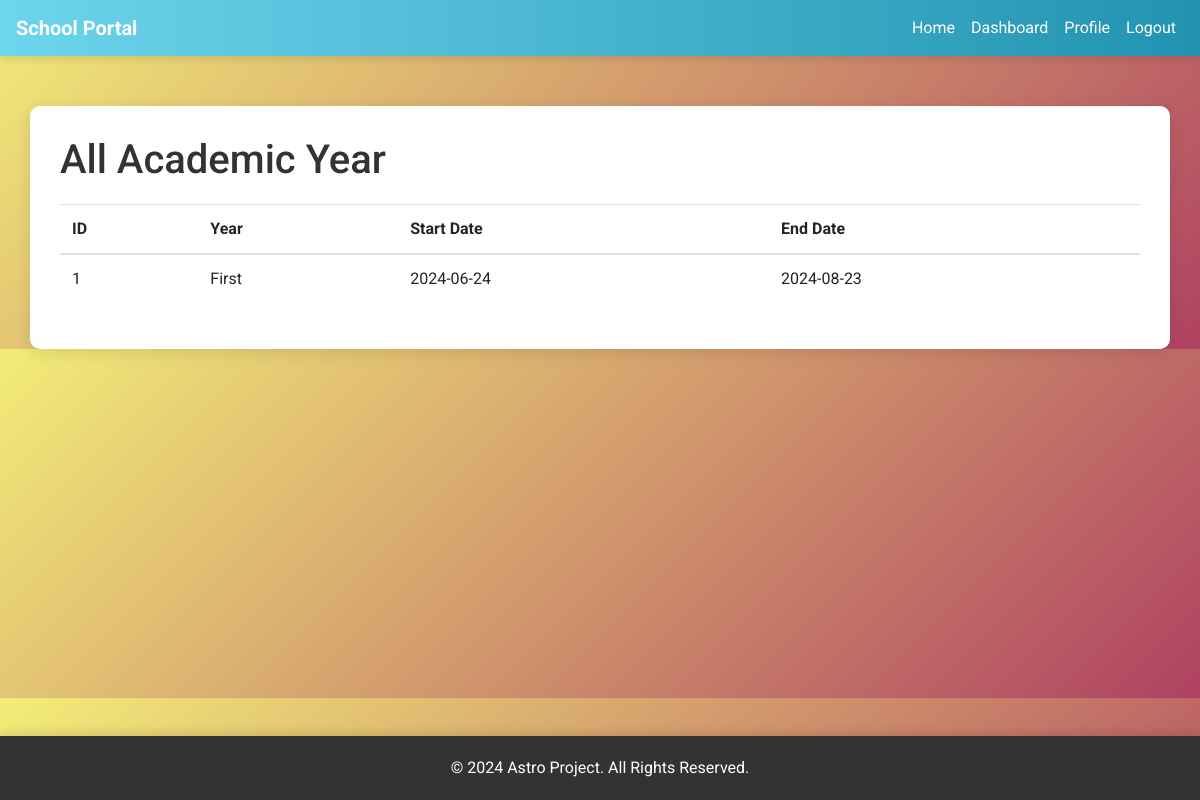
Page /view/years (signed in) on the committed database.
### school_project/models.py (models this page shows, shortened)
class AcademicYear(db.Model):
    __tablename__ = 'academic_years'
    id = db.Column(db.Integer, primary_key=True)
    year = db.Column(db.String(9), nullable=False)  # e.g., 2023-2024
    start_date = db.Column(db.Date, nullable=False)
    end_date = db.Column(db.Date, nullable=False)
    terms = db.relationship('Term', order_by='Term.id',
                            back_populates='academic_year')

### school_project/principal/views.py (the view)
@principal.route("/view/years", methods=['GET'])
@login_required
def view_academic_year():
    years = AcademicYear.query.all()
    return render_template('view_academic_year.html', title='View Classes', years=years)

### school_project/models.py (called while the page is built)
@login_manager.user_loader
def load_user(user_id):
    return User.query.get(int(user_id))

### school_project/templates/view_academic_year.html
{% extends "base.html" %}
{% block content %}
    <h1>All Academic Year</h1>
    <table class="table">
        <thead>
            <tr>
                <th scope="col">ID</th>
                <th scope="col"> Year </th>
                <th scope="col">Start Date</th>
                <th scope="col">End Date</th>
            </tr>
        </thead>
        <tbody>
            {% for year in years %}
            <tr>
                <td>{{ year.id }}</td>
                <td>{{ year.year }}</td>
                <td>{{ year.start_date }}</td>
                <td>{{ year.end_date }}</td>
            </tr>
            {% endfor %}
        </tbody>
    </table>
{% endblock %}

### school_project/static/css/styles.css (style rules this page uses)
body { font-family: Arial, sans-serif; margin: 0; padding: 0; background-color: #f8f9fa; }
h1, h2, h3 { margin-bottom: 20px; }

### school_project/templates/base.html (style rules this page uses)
body { font-family: 'Roboto', sans-serif; background: linear-gradient(135deg, #f3ec78, #af4261); color: #333; margin: 0; padding: 0; overflow-x: hidden; }

### rows in the picture
AcademicYear: id "1", year "First", start_date "2024-06-24", end_date "2024-08-23"
